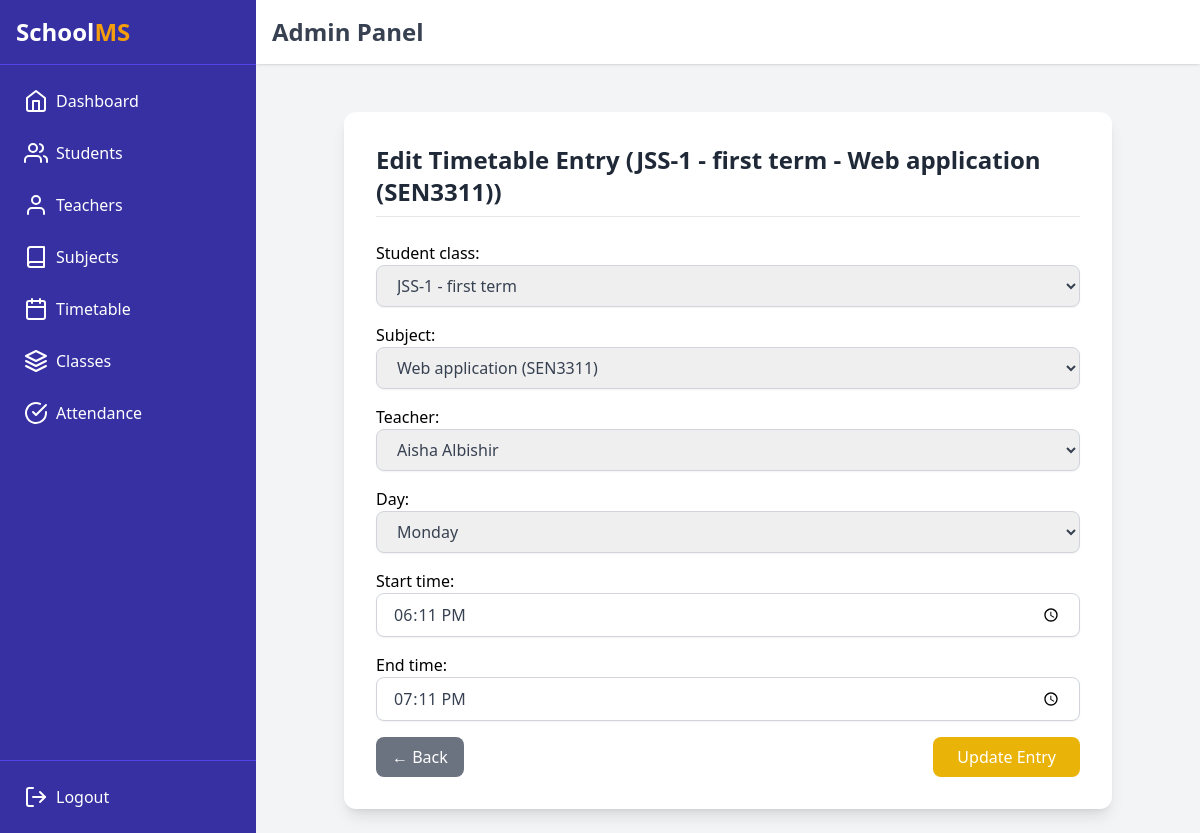
Screenshot of /academics/timetables/edit/2/ with the database file from the repository.
### academics/models.py (models this page shows, shortened)
class Timetable(models.Model):
    class Meta:
        pass
    DAYS_OF_WEEK = (
        ('Monday', 'Monday'),
        ('Tuesday', 'Tuesday'),
        ('Wednesday', 'Wednesday'),
        ('Thursday', 'Thursday'),
        ('Friday', 'Friday'),
        ('Saturday', 'Saturday'),
    )
    student_class = models.ForeignKey('StudentClass', on_delete=models.CASCADE, related_name='timetables')
    subject = models.ForeignKey('Subject', on_delete=models.CASCADE)
    teacher = models.ForeignKey('teachers.Teacher', on_delete=models.CASCADE)
    day = models.CharField(max_length=10, choices=DAYS_OF_WEEK)
    start_time = models.TimeField()
    end_time = models.TimeField()

class StudentClass(models.Model):
    class_name = models.CharField(max_length=50)
    section = models.CharField(max_length=10)
    teacher = models.ForeignKey('teachers.Teacher', on_delete=models.SET_NULL, null=True, blank=True, related_name='main_classes')
    def __str__(self):
        return f"{self.class_name} - {self.section}"

class Subject(models.Model):
    class Meta:
        permissions = [
            ("manage_subject", "Can manage subject"),
        ]
    name = models.CharField(max_length=100)
    code = models.CharField(max_length=20, unique=True)
    def __str__(self):
        return f"{self.name} ({self.code})"

### academics/views.py (the view)
# urls.py: path("timetables/edit/<int:timetable_id>/", views.edit_timetable, name="edit_timetable"),
def edit_timetable(request, timetable_id):
    timetable = get_object_or_404(Timetable, id=timetable_id)
    if request.method == "POST":
        form = TimetableForm(request.POST, instance=timetable)
        if form.is_valid():
            form.save()
            messages.success(request, "Timetable updated successfully.")
            return redirect("manage_timetables")
        else:
            messages.error(request, "Please correct the errors below.")
    else:
        form = TimetableForm(instance=timetable)
    return render(request, "academics/edit_timetable.html", {"form": form, "timetable": timetable})

### teachers/models.py (called while the page is built)
    def __str__(self):
        return self.user.get_full_name()

### academics/templates/academics/edit_timetable.html (shortened to what this page needs)
{% extends "admin_base.html" %}
{% load static %}
{% block content %}
<div class="max-w-3xl mx-auto mt-6 bg-white p-8 rounded-xl shadow-lg">
  <h2 class="text-2xl font-bold mb-6 text-gray-800 border-b pb-2">
    Edit Timetable Entry ({{ timetable.student_class }} - {{ timetable.subject }})
  </h2>
  <form method="post" class="space-y-4">
    {{ form.as_p }}
    <div class="flex justify-between items-center mt-6">
       <a href="{% url 'manage_timetables' %}" class="inline-block px-4 py-2 bg-gray-500 hover:bg-gray-600 text-white rounded-lg transition duration-200">
        ← Back
      </a>
      <button type="submit"
              class="px-6 py-2 bg-yellow-500 text-white rounded-lg hover:bg-yellow-600 transition">
        Update Entry
      </button>
    </div>
  </form>
</div>
{% endblock %}

### rows the page displays
Timetable: student_class "JSS-1 - first term", subject "Web application (SEN3311)", teacher "Aisha Albishir", day "Monday", start_time "18:11:00", end_time "19:11:00"
